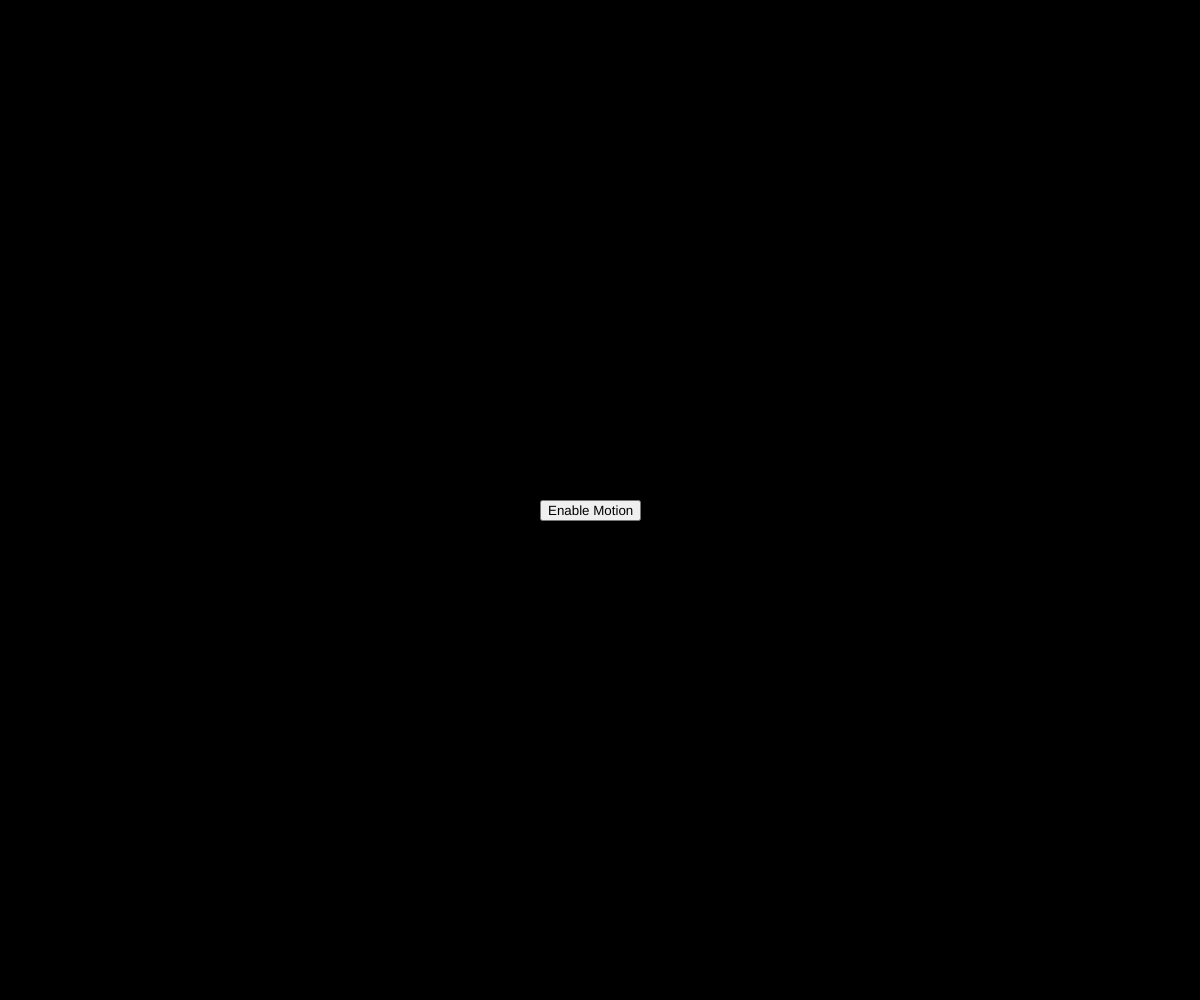
Frame 1 (no input)
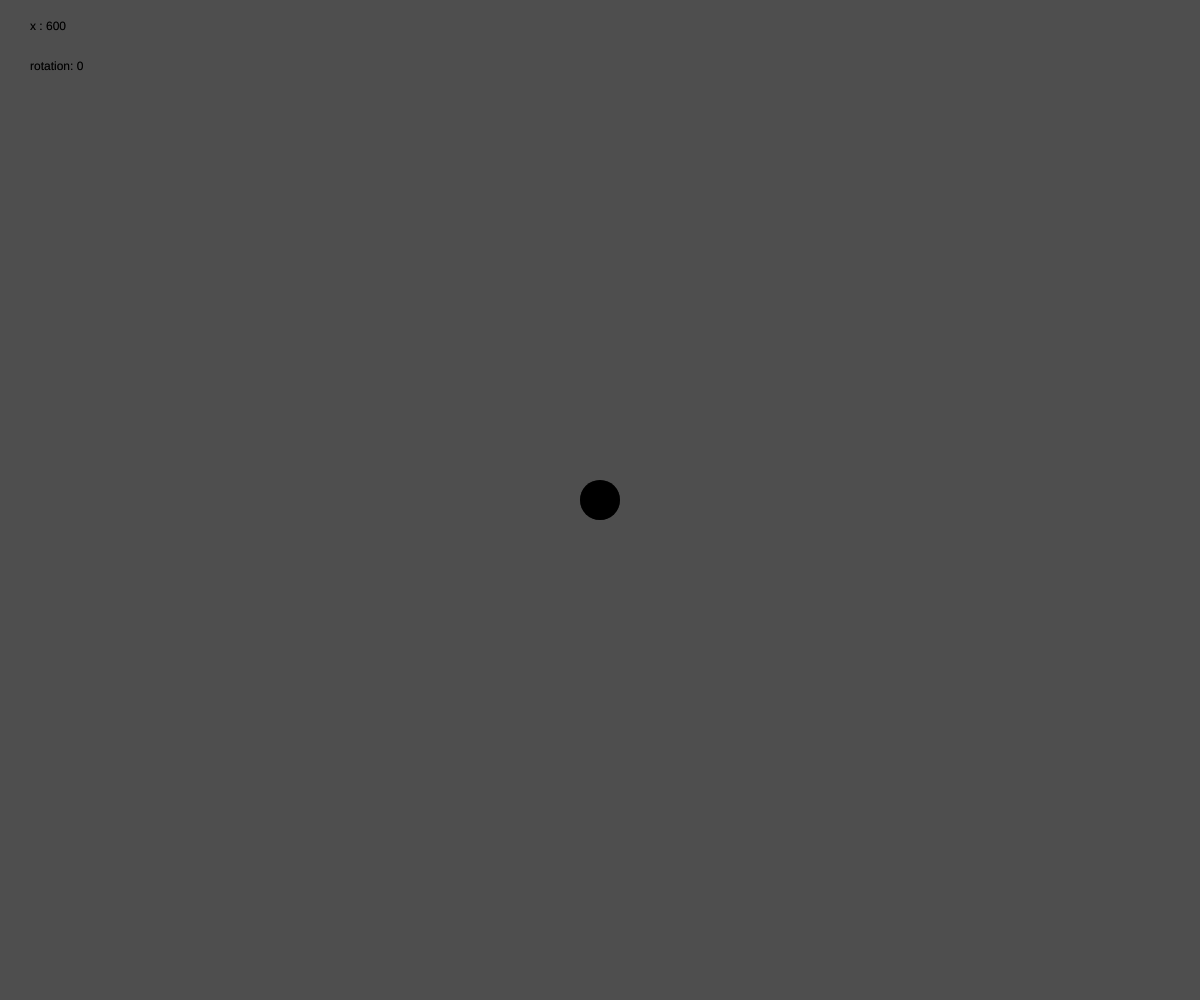
Frame 2 (the mouse pressed at the canvas centre, redrawn once)

The p5.js sketch that drew these frames (run headless with seeded random() and noise() and a simulated clock; the mouse was pressed at the canvas centre and the sketch redrawn once):

// p5.js sketch
// ── sketch.js
let permissionGranted = false;
let button;

function setup() {
  createCanvas(windowWidth, windowHeight);
  background(0);
  noStroke();
  fill(255);

  // Add a button for iOS
  button = createButton("Enable Motion");
  button.position(width / 2 - 60, height / 2);
  button.mousePressed(requestAccess);

  noLoop(); // wait until permission is granted
}

function draw() {
  if (!permissionGranted) return;

  background(220, 50);
  let x = map(rotationY, -1.3, 1.3, 0, width);
  fill(0); 
  text("x : "+x,30,30);
  text("rotation: "+ rotationY,30,70);
  ellipse(x, height / 2, 40, 40);
  describe('Magnitude of device acceleration is displayed as ellipse size.');
}

function requestAccess() {
  if (typeof DeviceMotionEvent !== "undefined" &&
      typeof DeviceMotionEvent.requestPermission === "function") {
    // iOS
    DeviceMotionEvent.requestPermission()
      .then(response => {
        if (response === "granted") {
          permissionGranted = true;
          button.remove(); // hide button
          loop();
        }
      })
      .catch(console.error);
  } else {
    // Android / Desktop
    permissionGranted = true;
    button.remove();
    loop();
  }
}
